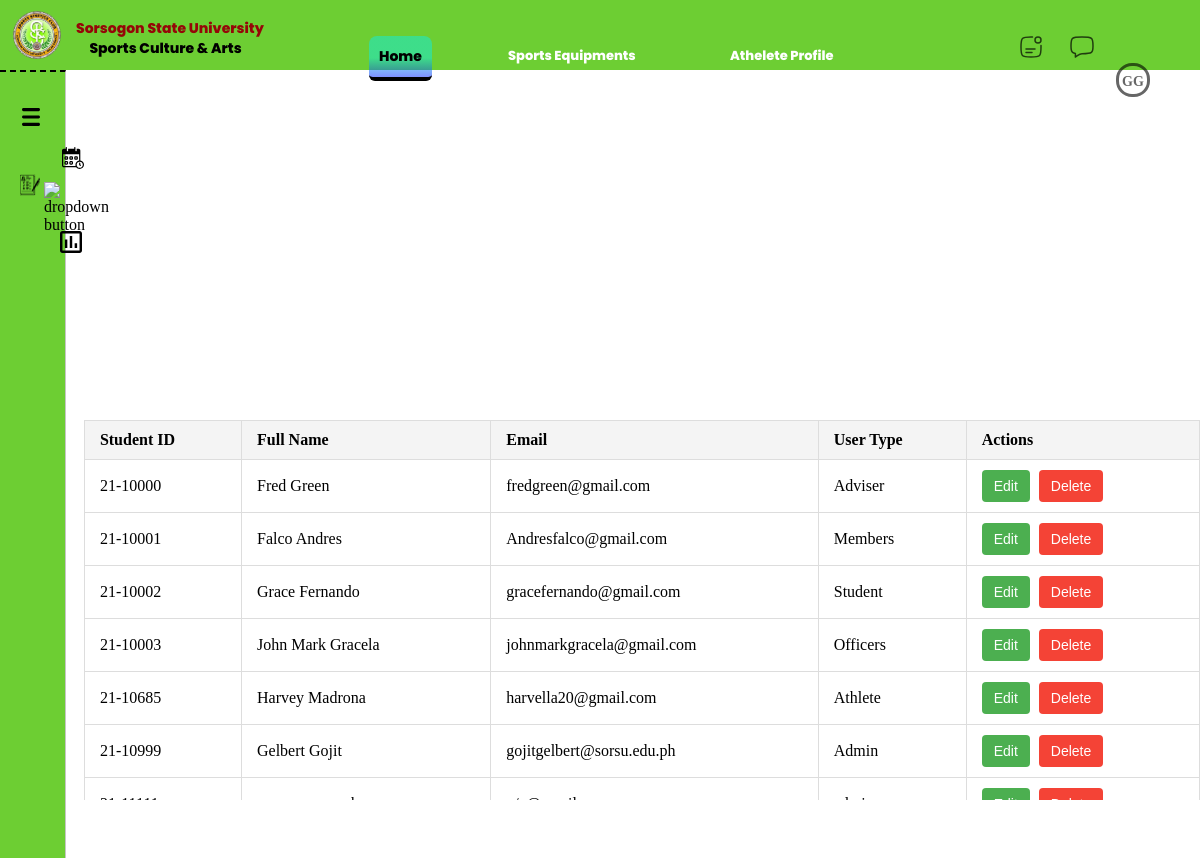
The page /settings/Registered_Record.php (signed in) on the database its author committed.
### tables this page shows
CREATE TABLE `tblaccount` (
  `Student_id` char(128) NOT NULL,
  `Lastname` char(128) NOT NULL,
  `Firstname` char(128) NOT NULL,
  `Address` varchar(128) NOT NULL,
  `Fullname` char(128) NOT NULL,
  `Pass` char(128) NOT NULL,
  `Email_Address` varchar(128) NOT NULL,
  `Mobile_Number` bigint(24) NOT NULL,
  `Usertype` char(128) NOT NULL DEFAULT 'Student'
);

### settings/Registered_Record.php (the view, shortened to what this page needs)
<?php
$lastname = $_SESSION['Lastname'];
$firstname = $_SESSION['Firstname'];
$firstLetterLastname = substr($lastname, 0, 1);
$firstLetterFirstname = substr($firstname, 0, 1);
?>
<!DOCTYPE html>
<html lang="en">
<head>
    <link rel="stylesheet" href="record.css" />
</head>
<body>
    <nav id="nav-group" class="navcontainer">
        <img class="skc" src="../../img/SKC LOGO.svg" />
        <h4 class="Logoname-1">Sorsogon State University</h4>
        <h4 class="Logoname-2">Sports Culture & Arts</h4>
        <ul>
            <li>
                <a href="../homepage.php" class="homepage">Home</a>
            </li>
            <li>
                <a href="../sports/sports-equipment.php" class="Sports-menu">Sports Equipments</a>
            </li>
            <li>
                <a href="../athlete/athlete-profile.php" class="athlete-menu">Athelete Profile</a>
            </li>
        </ul>
        <img class="notification-icon" src="../../img/notification-icon.svg" />
        <img class="message-icon" src="../../img/message-icon.svg" />
        <h6 class="user-login-icon" onclick="toggleMenu()">
            <?= htmlspecialchars($firstLetterFirstname) . htmlspecialchars($firstLetterLastname) ?>
        </h6>
    </nav>
    <aside id="side-nav-group">
        <ul>
            <li class="menu-toggle">
                <button onclick=toggleSidebar() id="sidetoggle-btn">
                    <img class="menu-icon" src="../../img/Menu-icon.svg" />
                </button>
            </li>
            <li class="menu-schedule-container">
                <a href="#">
                    <img class="menu-schedule" src="../../img/schedule-icon.svg" />
                </a>
            </li>
            <li class="sidenav-li">
                <button onclick=toggleSubMenu(this) class="dropdown-btn">
                    <img class="menu-skcform" src="../../img/skc-form-icon.svg" alt="">
                    <img class="skcform-dropdown" src="../../img/Dropdown-button.svg" alt="dropdown button">
                </button>
            </li>
            <li class="menu-report-container">
                <a href="#" class="no">
                    <img class="menu-report" src="../../img/reports-icon.svg" />
                </a>
            </li>
        </ul>
    </aside>
    <main>
        <div class="create_container">
            <header class="Skc_create">
                <h2>SKC Create Account</h2>
            </header>
            <table class="account-table">
                <thead>
                    <tr>
                        <th>Student ID</th>
                        <th>Full Name</th>
                        <th>Email</th>
                        <th>User Type</th>
                        <th>Actions</th>
                    </tr>
                </thead>
                <tbody>
                    <?php
                    include('../../connection/dbase.php');
                    $sql = "SELECT Student_id, Fullname, Email_Address, Usertype FROM tblaccount";
                    $result = $CON->query($sql);
                    if ($result->num_rows > 0) {
                        while ($row = $result->fetch_assoc()) {
                            echo "<tr>
                    <td>" . htmlspecialchars($row['Student_id']) . "</td>
                    <td>" . htmlspecialchars($row['Fullname']) . "</td>
                    <td>" . htmlspecialchars($row['Email_Address']) . "</td>
                    <td>" . htmlspecialchars($row['Usertype']) . "</td>
                    <td>
                        <button class='action-btn edit-btn' onclick='editRecord(" . json_encode($row) . ")'>Edit</button>
                        <button class='action-btn delete-btn' onclick='deleteRecord(" . htmlspecialchars($row['Student_id']) . ")'>Delete</button>
                    </td>
                </tr>";
                        }
                    } else {
                        echo "<tr><td colspan='5'>No records found.</td></tr>";
                    }
                    ?>
                </tbody>
            </table>
        </div>
    </main>
</body>
</html>

### settings/record.css (style rules this page uses)
* { -webkit-font-smoothing: antialiased; box-sizing: border-box; }
html, body { margin: 0px; height: 100%; overflow: hidden; padding: 0; position: relative; z-index: 1; }
:root { --primary-color-background: #ffffff; --secondary-color-background: #6dce33; --third-color-text: #000000; }
body { display: flex; height: 100%; }
a { text-decoration: none; }
ul li { list-style-type: none; }
#nav-group { display: flex; position: fixed; flex-direction: row; justify-content: space-between; align-items: center; background-color: var(--secondary-color-background); width: 100%; height: 70px; top: 0; left: 0; }
.skc { width: 50px; height: 50px; top: 0px; left: 12px; object-fit: cover; position: relative; }
#nav-group h4 { position: absolute; display: flex; flex-direction: column; left: 76px; margin-top: 4px; }
.Logoname-1 { width: 171px; top: 14px; left: 0px; font-family: "Poppins", sans-serif; font-weight: 800; color: #950608; font-size: 14px; text-align: center; white-space: nowrap; position: relative; }
.Logoname-2 { width: 171px; top: 34px; font-family: "Poppins", sans-serif; font-weight: 800; color: #000000; font-size: 14px; text-align: center; position: relative; margin-left: 4px; }
#nav-group ul li { position: absolute; display: flex; left: 246px; top: 36px; }
.homepage { left: 123px; border-radius: 8px; background: linear-gradient(180deg, rgba(15.73, 235.88, 224.87, 0.5) 53.5%, rgba(0, 34, 255, 0.5) 100%); gap: 10px; padding: 10px; position: relative; font-family: "Poppins", sans-serif; font-weight: 800; color: #000000; font-size: 14px; cursor: pointer; border-bottom: 4px solid black; border-bottom-right-radius: 6px; border-bottom-left-radius: 6px; }
.Sports-menu { font-family: "Poppins", sans-serif; font-weight: 800; color: #ffffff; font-size: 13px; left: 252px; gap: 10px; padding: 10px; position: relative; cursor: pointer; }
.athlete-menu { font-family: "Poppins", sans-serif; font-weight: 800; color: #ffffff; font-size: 13px; gap: 10px; padding: 10px; position: relative; left: 474px; cursor: pointer; }
.notification-icon { position: absolute; width: 22px; height: 22px; top: 36px; right: 158px; cursor: pointer; }
.message-icon { position: relative; width: 24px; height: 22px; top: 12px; right: 106px; cursor: pointer; }
.user-login-icon { position: absolute; width: 34px; height: 34px; top: 30px; right: 50px; cursor: pointer; border: solid; border-radius: 16px; opacity: 0.6; text-align: center; padding-top: 8px; font-size: 14px; font-weight: 800; }
.menu-schedule, .menu-report, .menu-athlete, .menu-personal, .menu-member, .menu-varsity { width: 22px; height: 22px; }
.menu-icon { width: 20px; height: 18px; position: relative; }
.menu-skcform { width: 20px; height: 22px; }
#side-nav-group a, #side-nav-group .dropdown-btn, #side-nav-group .sideformicon { color: #000000; display: flex; align-items: center; flex-direction: row; gap: 1em; }
.dropdown-btn { width: 100%; text-align: left; background: none; border: none; font: inherit; cursor: pointer; border-radius: 10px; position: absolute; display: flex; align-items: center; }
#side-nav-group img { flex-shrink: 1; fill: #000000; }
#sidetoggle-btn { margin-left: auto; border: none; background: none; cursor: pointer; transition: transform 400ms ease; }
main { position: relative; padding-left: min(20px, 7%); z-index: -1; flex-grow: 1; margin-left: -120px; transition: margin-left 300ms ease-in-out; }
.create_container { position: relative; display:flex; justify-content: center; align-items: center; text-align: center; top:50%; }
.account-table { width: 100%; border-collapse: collapse; margin-top: 20px; font-size: 16px; text-align: left; }
.account-table th, .account-table td { padding: 10px 15px; border: 1px solid #ddd; }
.account-table th { background-color: #f4f4f4; font-weight: bold; }
.action-btn { padding: 8px 12px; border: none; border-radius: 4px; cursor: pointer; font-size: 14px; margin-right: 5px; }
.edit-btn { background-color: #4CAF50; color: white; }
.delete-btn { background-color: #f44336; color: white; }

### rows shown on the page
tblaccount: Student_id "21-10000", Fullname "Fred Green", Email_Address "fredgreen@gmail.com", Usertype "Adviser"
tblaccount: Student_id "21-10001", Fullname "Falco Andres", Email_Address "Andresfalco@gmail.com", Usertype "Members"
tblaccount: Student_id "21-10002", Fullname "Grace Fernando", Email_Address "gracefernando@gmail.com", Usertype "Student"
tblaccount: Student_id "21-10003", Fullname "John Mark Gracela", Email_Address "johnmarkgracela@gmail.com", Usertype "Officers"
tblaccount: Student_id "21-10685", Fullname "Harvey Madrona", Email_Address "harvella20@gmail.com", Usertype "Athlete"
tblaccount: Student_id "21-10999", Fullname "Gelbert Gojit", Email_Address "gojitgelbert@sorsu.edu.ph", Usertype "Admin"
tblaccount: Student_id "21-11111", Fullname "anonymous unknown", Email_Address "n/a@gmail.com", Usertype "admin"

### other values the page prints
$firstLetterFirstname "G"
$firstLetterLastname "G"
